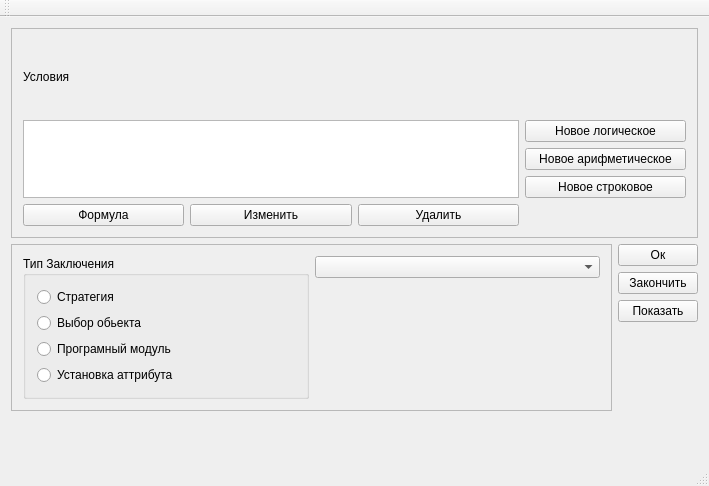
<?xml version="1.0" encoding="UTF-8"?>
<ui version="4.0">
 <class>ProductionDialog</class>
 <widget class="QMainWindow" name="ProductionDialog">
  <property name="geometry">
   <rect>
    <x>0</x>
    <y>0</y>
    <width>709</width>
    <height>486</height>
   </rect>
  </property>
  <property name="windowTitle">
   <string>ProductionDialog</string>
  </property>
  <widget class="QWidget" name="centralWidget">
   <layout class="QGridLayout" name="gridLayout_4" rowstretch="5,1,1,1,1,1" columnstretch="2,0">
    <item row="0" column="0" colspan="2">
     <widget class="QFrame" name="if_frame">
      <property name="frameShape">
       <enum>QFrame::StyledPanel</enum>
      </property>
      <property name="frameShadow">
       <enum>QFrame::Raised</enum>
      </property>
      <layout class="QGridLayout" name="gridLayout" rowstretch="0,1,1,1,1">
       <item row="4" column="1">
        <widget class="QPushButton" name="change_pushButton">
         <property name="text">
          <string>Изменить</string>
         </property>
        </widget>
       </item>
       <item row="4" column="2">
        <widget class="QPushButton" name="delete_pushButton">
         <property name="text">
          <string>Удалить</string>
         </property>
        </widget>
       </item>
       <item row="3" column="3">
        <widget class="QPushButton" name="new_string_pushButton">
         <property name="text">
          <string>Новое строковое</string>
         </property>
        </widget>
       </item>
       <item row="2" column="3">
        <widget class="QPushButton" name="new_math_pushButton">
         <property name="text">
          <string>Новое арифметическое</string>
         </property>
        </widget>
       </item>
       <item row="4" column="0">
        <widget class="QPushButton" name="formula_pushButton">
         <property name="text">
          <string>Формула</string>
         </property>
        </widget>
       </item>
       <item row="1" column="0" rowspan="3" colspan="3">
        <widget class="QTableWidget" name="condition_tableWidget"/>
       </item>
       <item row="1" column="3">
        <widget class="QPushButton" name="new_logic_pushButton">
         <property name="text">
          <string>Новое логическое</string>
         </property>
        </widget>
       </item>
       <item row="0" column="0" colspan="4">
        <widget class="QLabel" name="condition_label">
         <property name="text">
          <string>Условия</string>
         </property>
        </widget>
       </item>
      </layout>
     </widget>
    </item>
    <item row="1" column="0" rowspan="4">
     <widget class="QFrame" name="then_frame">
      <property name="frameShape">
       <enum>QFrame::StyledPanel</enum>
      </property>
      <property name="frameShadow">
       <enum>QFrame::Raised</enum>
      </property>
      <layout class="QGridLayout" name="gridLayout_3">
       <item row="0" column="1">
        <widget class="QComboBox" name="comboBox"/>
       </item>
       <item row="2" column="1">
        <spacer name="verticalSpacer_3">
         <property name="orientation">
          <enum>Qt::Vertical</enum>
         </property>
         <property name="sizeHint" stdset="0">
          <size>
           <width>20</width>
           <height>40</height>
          </size>
         </property>
        </spacer>
       </item>
       <item row="0" column="0" rowspan="3">
        <widget class="QGroupBox" name="type_groupBox">
         <property name="title">
          <string>Тип Заключения</string>
         </property>
         <layout class="QGridLayout" name="gridLayout_2">
          <item row="3" column="0">
           <widget class="QRadioButton" name="module_radioButton">
            <property name="text">
             <string>Програмный модуль</string>
            </property>
           </widget>
          </item>
          <item row="4" column="0">
           <widget class="QRadioButton" name="attribute_radioButton">
            <property name="text">
             <string>Установка аттрибута</string>
            </property>
           </widget>
          </item>
          <item row="1" column="0">
           <widget class="QRadioButton" name="strateg_radioButton">
            <property name="text">
             <string>Стратегия</string>
            </property>
           </widget>
          </item>
          <item row="2" column="0">
           <widget class="QRadioButton" name="choose_radioButton">
            <property name="text">
             <string>Выбор обьекта</string>
            </property>
           </widget>
          </item>
         </layout>
        </widget>
       </item>
      </layout>
     </widget>
    </item>
    <item row="1" column="1">
     <widget class="QPushButton" name="ok_pushButton">
      <property name="text">
       <string>Ок</string>
      </property>
     </widget>
    </item>
    <item row="2" column="1">
     <widget class="QPushButton" name="finish_pushButton">
      <property name="text">
       <string>Закончить</string>
      </property>
     </widget>
    </item>
    <item row="3" column="1">
     <widget class="QPushButton" name="show_pushButton">
      <property name="text">
       <string>Показать</string>
      </property>
     </widget>
    </item>
    <item row="4" column="1">
     <spacer name="verticalSpacer">
      <property name="orientation">
       <enum>Qt::Vertical</enum>
      </property>
      <property name="sizeHint" stdset="0">
       <size>
        <width>20</width>
        <height>40</height>
       </size>
      </property>
     </spacer>
    </item>
    <item row="5" column="0" colspan="2">
     <spacer name="verticalSpacer_2">
      <property name="orientation">
       <enum>Qt::Vertical</enum>
      </property>
      <property name="sizeHint" stdset="0">
       <size>
        <width>20</width>
        <height>40</height>
       </size>
      </property>
     </spacer>
    </item>
   </layout>
  </widget>
  <widget class="QMenuBar" name="menuBar">
   <property name="geometry">
    <rect>
     <x>0</x>
     <y>0</y>
     <width>709</width>
     <height>20</height>
    </rect>
   </property>
  </widget>
  <widget class="QToolBar" name="mainToolBar">
   <attribute name="toolBarArea">
    <enum>TopToolBarArea</enum>
   </attribute>
   <attribute name="toolBarBreak">
    <bool>false</bool>
   </attribute>
  </widget>
  <widget class="QStatusBar" name="statusBar"/>
 </widget>
 <layoutdefault spacing="6" margin="11"/>
 <resources/>
 <connections/>
</ui>
